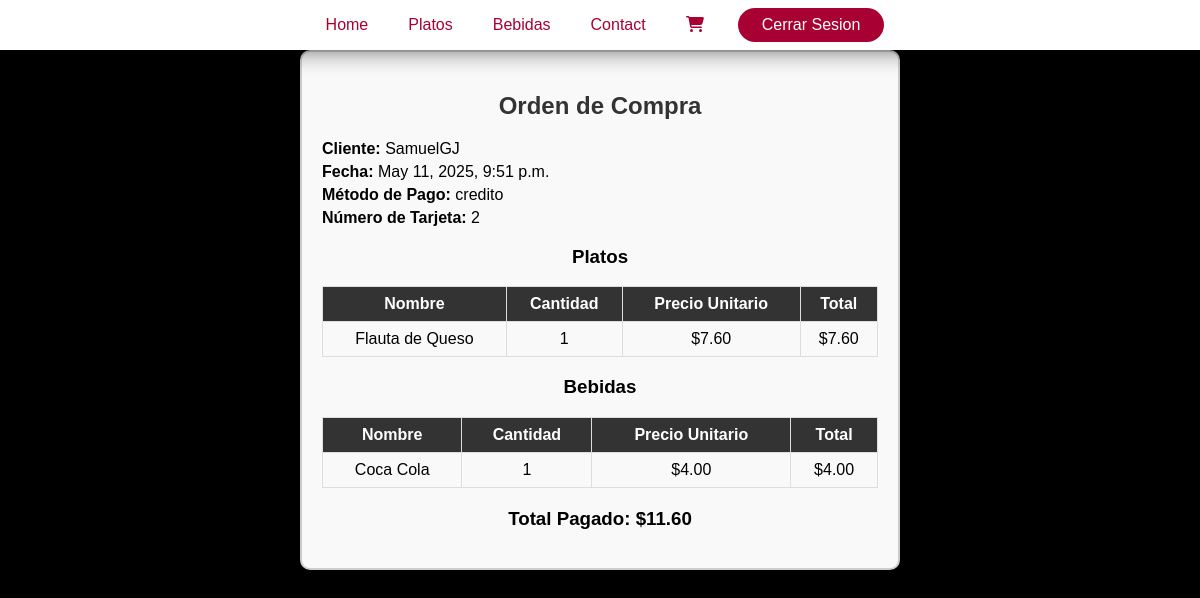
The app's page /orden/orden/6/ (signed in) with its own data.
### orden/models.py (models this page shows)
class Orden(models.Model):
    METODO_PAGO_CHOICES = [
        ('CREDITO', 'Tarjeta de Crédito'),
        ('DEBITO', 'Tarjeta de Débito'),
    ]
    usuario = models.ForeignKey(settings.AUTH_USER_MODEL, on_delete=models.CASCADE)
    monto_total = models.DecimalField(max_digits=10, decimal_places=2)
    metodo_pago = models.CharField(max_length=20, choices=METODO_PAGO_CHOICES)
    numero_tarjeta = models.CharField(max_length=16)
    fecha_creacion = models.DateTimeField(auto_now_add=True)

class OrdenPlato(models.Model):
    orden = models.ForeignKey(Orden, on_delete=models.CASCADE)
    plato = models.ForeignKey(Plato, on_delete=models.CASCADE)
    cantidad = models.PositiveIntegerField()
    @property
    def total(self):
        return self.cantidad * self.plato.precio

class OrdenBebida(models.Model):
    orden = models.ForeignKey(Orden, on_delete=models.CASCADE)
    bebida = models.ForeignKey(Bebida, on_delete=models.CASCADE)
    cantidad = models.PositiveIntegerField()
    @property
    def total(self):
        return self.cantidad * self.bebida.precio

### usuario/models.py (models this page shows, shortened)
class Usuario(AbstractUser):
    email = models.EmailField(max_length=50, unique=True)
    numDocumento = models.CharField(max_length=10, unique=True)
    celular = models.CharField(max_length=10)
    direccion = models.CharField(max_length=100)
    USERNAME_FIELD = "email"
    REQUIRED_FIELDS = ["numDocumento", "username"]

### menu/models.py (models this page shows, shortened)
class Plato(models.Model):
    idPlato = models.CharField(max_length=30, primary_key= True)
    nombre = models.CharField(max_length=100)
    descripcion = models.TextField()
    precio = models.FloatField()
    categoria = models.CharField(max_length=20, choices=[('Combo', 'Combo'), ('Plato Fuerte', 'Plato Fuerte')])
    imagen = models.ImageField(upload_to='plato/', blank=True, null=True)

class Bebida(models.Model):
    idBebida = models.CharField(max_length=30, primary_key= True)
    nombre = models.CharField(max_length=100)
    descripcion = models.TextField()
    precio = models.FloatField()
    categoria = models.CharField(max_length=20, choices=[('Gaseosa', 'Gaseosa'), ('Agua', 'Agua')])
    cantidad = models.CharField(max_length=10, choices=[('237 ml', '237 ml'), ('280 ml', '280 ml')])
    imagen = models.ImageField(upload_to='bebida/', blank=True, null=True)

### orden/views.py (the view)
# urls.py: path('orden/<int:orden_id>/', DetalleOrdenView.as_view(), name='detalle_orden'),
class DetalleOrdenView(View):
    @method_decorator(login_required)
    def get(self, request, orden_id, *args, **kwargs):
        print(f"Mostrando orden con ID: {orden_id}")  # Debug
        try:
            orden = Orden.objects.get(id=orden_id, usuario=request.user)
        except Orden.DoesNotExist:
            print("Error: Orden no encontrada")  # Debug
            return redirect('ver_carrito')
        return render(request, 'orden.html', {'orden': orden})

### usuario/context_processors.py (called while the page is built)
def base_template(request):
    if request.user.is_authenticated:
        return {'base_template': 'base_loged.html'}
    return {'base_template': 'base.html'}

### orden/templates/orden.html (shortened to what this page needs)
{% extends 'base_loged.html' %}
{% load static %}
{% load tz %}
{% load humanize %}
{% block content %}
<head>
</head>
<body>
    <div class="orden-container">
        <h2>Orden de Compra</h2>
        <div class="orden-info">
            <p><strong>Cliente:</strong> {{ orden.usuario.username }}</p>
            <p><strong>Fecha:</strong> {% localtime on %}{{ orden.fecha_creacion|date:"F j, Y, g:i a" }}{% endlocaltime %}</p>
            <p><strong>Método de Pago:</strong> {{ orden.get_metodo_pago_display }}</p>
            <p><strong>Número de Tarjeta:</strong> {{ orden.numero_tarjeta }}</p>
        </div>
        <h3>Platos</h3>
        <table>
            <tr>
                <th>Nombre</th>
                <th>Cantidad</th>
                <th>Precio Unitario</th>
                <th>Total</th>
            </tr>
            {% for item in orden.ordenplato_set.all %}
            <tr>
                <td>{{ item.plato.nombre }}</td>
                <td>{{ item.cantidad }}</td>
                <td>${{ item.plato.precio|floatformat:2 }}</td>
                <td>${{ item.total|floatformat:2 }}</td>
            </tr>
            {% endfor %}
        </table>
        <h3>Bebidas</h3>
        <table>
            <tr>
                <th>Nombre</th>
                <th>Cantidad</th>
                <th>Precio Unitario</th>
                <th>Total</th>
            </tr>
            {% for item in orden.ordenbebida_set.all %}
            <tr>
                <td>{{ item.bebida.nombre }}</td>
                <td>{{ item.cantidad }}</td>
                <td>${{ item.bebida.precio|floatformat:2 }}</td>
                <td>${{ item.total|floatformat:2 }}</td>
            </tr>
            {% endfor %}
        </table>
        <h3 class="total">Total Pagado: ${{ orden.monto_total }}</h3>
    </div>
</body>
{% endblock %}

### taco_factory/static/base/styles.css (style rules this page uses)
body { margin: 0; font-family: sans-serif; box-sizing: border-box; background-color: #000; color: #fff; }
div, header, nav, ul, li, a, p, h1, h2, img { box-sizing: border-box; }

### orden/templates/orden.html (style rules this page uses)
body { color: black; }
.orden-container { max-width: 600px; margin: auto; padding: 20px; border: 2px solid #ccc; border-radius: 10px; background-color: #f9f9f9; text-align: center; }
h2 { color: #333; }
.orden-info { text-align: left; margin-top: 10px; }
.orden-info p { margin: 5px 0; }
table { width: 100%; border-collapse: collapse; margin-top: 15px; }
th, td { border: 1px solid #ddd; padding: 8px; text-align: center; color: black; }
th { background-color: #333; color: white; }
.total { font-weight: bold; margin-top: 20px; }

### records on screen
Orden: usuario.username "SamuelGJ", fecha_creacion "May 11, 2025, 9:51 p.m.", metodo_pago "credito", numero_tarjeta "2", monto_total "11.60"
OrdenPlato: plato.nombre "Flauta de Queso", cantidad "1", plato.precio "7.60", total "7.60"
OrdenBebida: bebida.nombre "Coca Cola", cantidad "1", bebida.precio "4.00", total "4.00"
